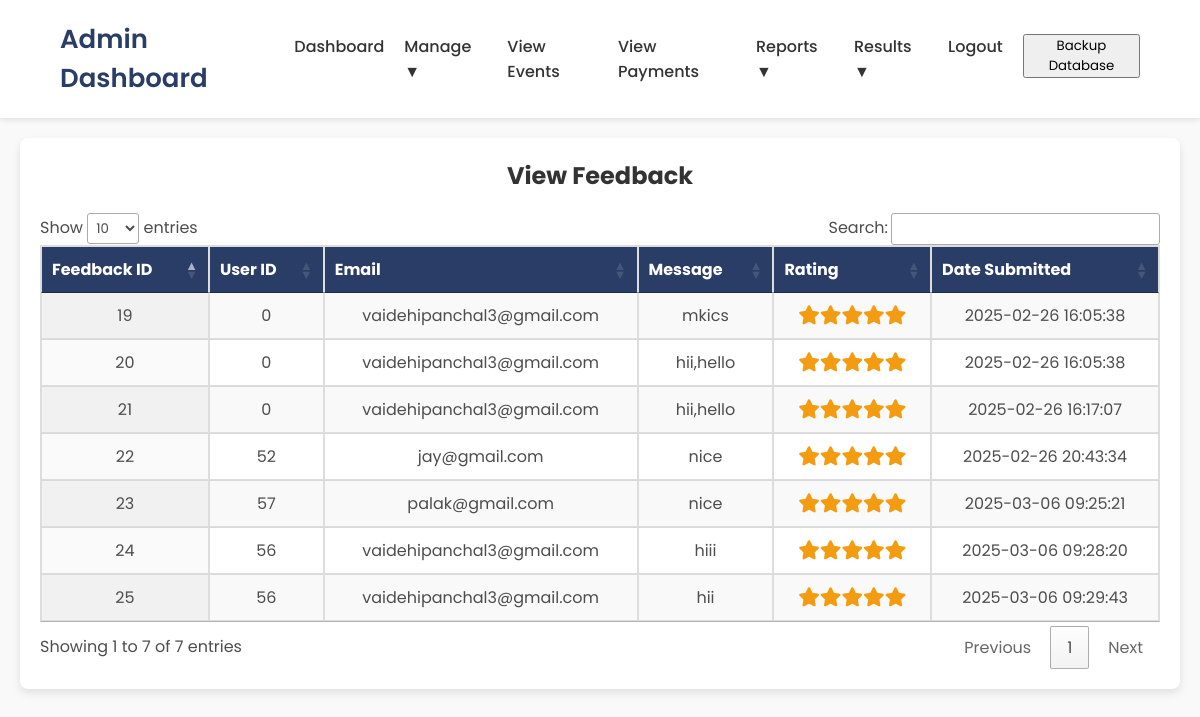
Page /feedback_reports.php (signed in) on the committed database.
### tables this page shows
CREATE TABLE `feedback_website` (
  `f_id` int NOT NULL AUTO_INCREMENT,
  `u_id` int NOT NULL,
  `message` text NOT NULL,
  `email` text,
  `feedback_enabled` tinyint(1) NOT NULL DEFAULT '0',
  `rating` int DEFAULT NULL,
  `created_at` timestamp NULL DEFAULT CURRENT_TIMESTAMP,
  PRIMARY KEY (`f_id`)
);

### feedback_reports.php (the view, shortened to what this page needs)
<?php
include "config.php";
$feedback_sql = "SELECT f_id, u_id, message, email, rating, created_at FROM feedback_website ORDER BY created_at DESC";
$feedback_res = mysqli_query($conn, $feedback_sql);
?>
<!DOCTYPE html>
<html lang="en">
<head>
    <link rel="stylesheet" href="https://cdnjs.cloudflare.com/ajax/libs/font-awesome/6.0.0/css/all.min.css" />
    <link rel="stylesheet" href="https://cdn.datatables.net/1.11.5/css/jquery.dataTables.min.css">
</head>
<body>
    <?php include "admin_navbar.php"; ?>
    <main>
        <div class="content">
            <h2>View Feedback</h2>
            <table id="feedbackTable" class="display">
                <thead>
                    <tr>
                        <th>Feedback ID</th>
                        <th>User ID</th>
                        <th>Email</th>
                        <th>Message</th>
                        <th>Rating</th>
                        <th>Date Submitted</th>
                    </tr>
                </thead>
                <tbody>
                    <?php
                    while ($row = mysqli_fetch_assoc($feedback_res)) {
                        echo "<tr>";
                        echo "<td>" . htmlspecialchars($row['f_id']) . "</td>";
                        echo "<td>" . htmlspecialchars($row['u_id']) . "</td>";
                        echo "<td>" . htmlspecialchars($row['email']) . "</td>";
                        echo "<td>" . htmlspecialchars($row['message']) . "</td>";
                          echo "<td>";
                                if ($row['rating'] !== null) {
                                    echo "<div class='rating'>";
                                    for ($i = 1; $i <= 5; $i++) {
                                        if ($i <= $row['rating']) {
                                            echo "<i class='fas fa-star'></i>";
                                        } else {
                                            echo "<i class='far fa-star'></i>";
                                        }
                                    }
                                    echo "</div>";
                                } else {
                                    echo "N/A";
                                }
                            echo "</td>";
                        echo "<td>" . htmlspecialchars($row['created_at']) . "</td>";
                        echo "</tr>";
                    }
                    ?>
                </tbody>
            </table>
        </div>
    </main>
</body>
</html>

### feedback_reports.php (style rules this page uses)
* { margin: 0; padding: 0; box-sizing: border-box; font-family: 'Poppins', sans-serif; }
body { background-color: #f9f9f9; color: #4d4d4d; min-height: 100vh; display: flex; flex-direction: column; }
main { flex: 1; padding: 20px; }
.content { max-width: 1200px; margin: 0 auto; background: #fff; padding: 20px; border-radius: 8px; box-shadow: 0 4px 8px rgba(0, 0, 0, 0.1); }
.content h2 { text-align: center; margin-bottom: 20px; color: #333; }
table { width: 100%; border-collapse: collapse; margin-top: 20px; }
table, th, td { border: 1px solid #ddd; }
th, td { padding: 12px; text-align: center; }
th { background-color: #2a3d66; color: white; }
tr:nth-child(even) { background-color: #f9f9f9; }
.rating { display: inline-block; }
.rating { display: inline-block; font-size: 1.2em; color: #f39c12; }

### admin_navbar.php (style rules this page uses)
* { margin: 0; padding: 0; box-sizing: border-box; font-family: 'Poppins', sans-serif; }

### rows in the picture
feedback_website: f_id "25", u "56", email "vaidehipanchal3@gmail.com", message "hii", rating 5 (drawn), created_at "2025-03-06 09:29:43"
feedback_website: f_id "24", u "56", email "vaidehipanchal3@gmail.com", message "hiii", rating 5 (drawn), created_at "2025-03-06 09:28:20"
feedback_website: f_id "23", u "57", email "palak@gmail.com", message "nice", rating 5 (drawn), created_at "2025-03-06 09:25:21"
feedback_website: f_id "22", u "52", email "jay@gmail.com", message "nice", rating 5 (drawn), created_at "2025-02-26 20:43:34"
feedback_website: f_id "21", u "0", email "vaidehipanchal3@gmail.com", message "hii,hello", rating 5 (drawn), created_at "2025-02-26 16:17:07"
feedback_website: f_id "19", u "0", email "vaidehipanchal3@gmail.com", message "mkics", rating 5 (drawn), created_at "2025-02-26 16:05:38"
feedback_website: f_id "20", u "0", email "vaidehipanchal3@gmail.com", message "hii,hello", rating 5 (drawn), created_at "2025-02-26 16:05:38"
